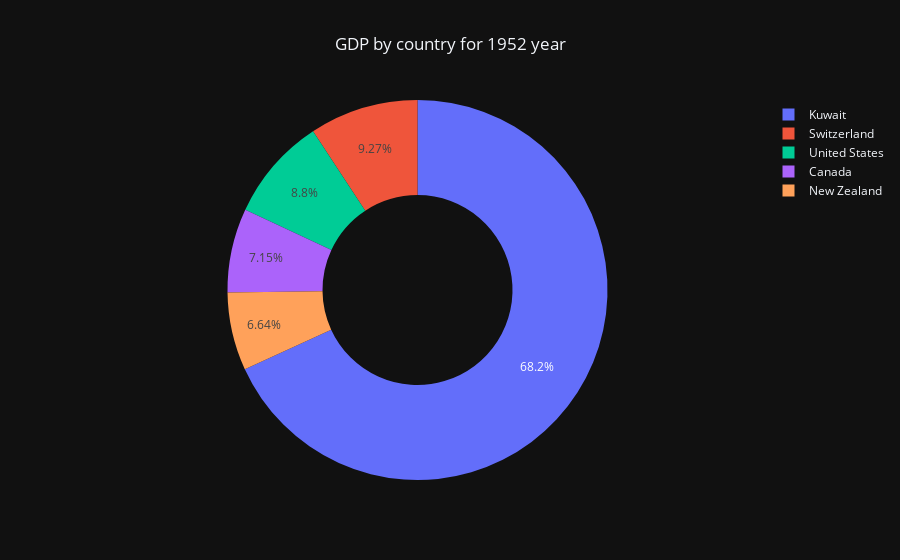

Notebook code for this chart:
### Code cell
fig = px.pie(top_5_countries,
             values='gdpPercap',
             names='country',
             title='GDP by country for 1952 year',
             hole=0.5)

fig.update_layout(title_x=0.5) # Center title
fig.show()

### Figure 1 — Plotly figure (JSON) as saved in the notebook; plotly's stock layout.template omitted (floating-point values rounded to 4 significant figures)
{"data": [{"domain": {"x": [0.0, 1.0], "y": [0.0, 1.0]}, "hole": 0.5, "hovertemplate": "country=%{label}<br>gdpPercap=%{value}<extra></extra>", "labels": ["Kuwait", "Switzerland", "United States", "Canada", "New Zealand"], "legendgroup": "", "name": "", "showlegend": true, "values": [108400.0, 14730.0, 13990.0, 11370.0, 10560.0], "type": "pie"}], "layout": {"legend": {"tracegroupgap": 0}, "title": {"text": "GDP by country for 1952 year", "x": 0.5}}}
